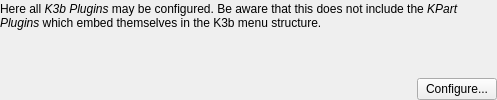
<ui version="4.0" >
 <author>Sebastian Trueg</author>
 <class>base_K3bPluginOptionTab</class>
 <widget class="QWidget" name="Form1" >
  <layout class="QGridLayout" >
   <property name="leftMargin" >
    <number>0</number>
   </property>
   <property name="topMargin" >
    <number>0</number>
   </property>
   <property name="rightMargin" >
    <number>0</number>
   </property>
   <property name="bottomMargin" >
    <number>0</number>
   </property>
   <item row="2" column="1" >
    <widget class="QPushButton" name="m_buttonConfigure" >
     <property name="text" >
      <string>Configure...</string>
     </property>
    </widget>
   </item>
   <item row="2" column="0" >
    <spacer>
     <property name="orientation" >
      <enum>Qt::Horizontal</enum>
     </property>
     <property name="sizeType" >
      <enum>QSizePolicy::Expanding</enum>
     </property>
     <property name="sizeHint" >
      <size>
       <width>411</width>
       <height>21</height>
      </size>
     </property>
    </spacer>
   </item>
   <item row="1" column="0" colspan="2" >
    <widget class="K3bListView" native="1" name="m_viewPlugins" />
   </item>
   <item row="0" column="0" colspan="2" >
    <widget class="QLabel" name="textLabel1" >
     <property name="text" >
      <string>&lt;p>Here all &lt;em>K3b Plugins&lt;/em> may be configured. Be aware that this does not include the &lt;em>KPart Plugins&lt;/em> which embed themselves in the K3b menu structure.&lt;/p></string>
     </property>
     <property name="wordWrap" >
      <bool>true</bool>
     </property>
    </widget>
   </item>
  </layout>
 </widget>
 <layoutdefault spacing="6" margin="11" />
 <customwidgets>
  <customwidget>
   <class>K3bListView</class>
   <extends>QWidget</extends>
   <header location="global" >k3blistview.h</header>
  </customwidget>
 </customwidgets>
 <includes>
  <include location="local" >k3blistview.h</include>
 </includes>
 <resources/>
 <connections/>
</ui>
